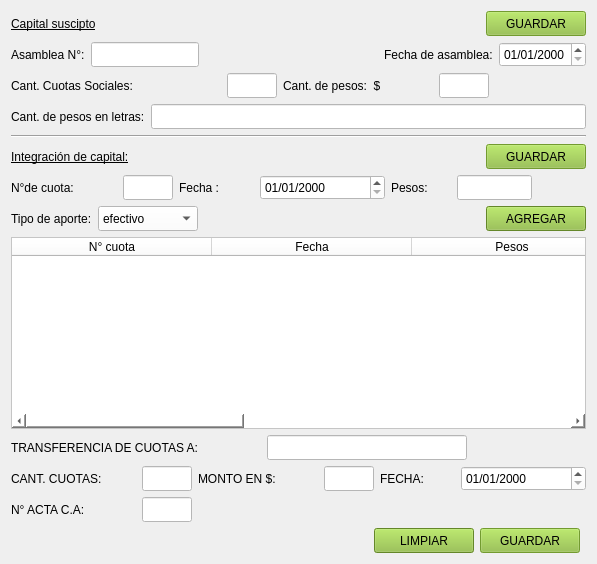
       <widget class="QWidget" name="tab_3">
        <attribute name="title">
         <string>Capital</string>
        </attribute>
        <layout class="QGridLayout" name="gridLayout_3">
         <item row="11" column="0">
          <layout class="QHBoxLayout" name="horizontalLayout_23">
           <item>
            <widget class="QLabel" name="label_48">
             <property name="minimumSize">
              <size>
               <width>125</width>
               <height>25</height>
              </size>
             </property>
             <property name="maximumSize">
              <size>
               <width>125</width>
               <height>25</height>
              </size>
             </property>
             <property name="text">
              <string>N° ACTA C.A:</string>
             </property>
            </widget>
           </item>
           <item>
            <widget class="QLineEdit" name="lne_nro_acta_transf">
             <property name="minimumSize">
              <size>
               <width>50</width>
               <height>25</height>
              </size>
             </property>
             <property name="maximumSize">
              <size>
               <width>50</width>
               <height>25</height>
              </size>
             </property>
             <property name="styleSheet">
              <string notr="true">background-color: rgb(255, 255, 255);</string>
             </property>
            </widget>
           </item>
           <item>
            <spacer name="horizontalSpacer_17">
             <property name="orientation">
              <enum>Qt::Horizontal</enum>
             </property>
             <property name="sizeHint" stdset="0">
              <size>
               <width>40</width>
               <height>20</height>
              </size>
             </property>
            </spacer>
           </item>
          </layout>
         </item>
         <item row="2" column="0" colspan="4">
          <layout class="QHBoxLayout" name="horizontalLayout_17">
           <item>
            <widget class="QLabel" name="label_36">
             <property name="minimumSize">
              <size>
               <width>210</width>
               <height>25</height>
              </size>
             </property>
             <property name="maximumSize">
              <size>
               <width>210</width>
               <height>25</height>
              </size>
             </property>
             <property name="text">
              <string>Cant. Cuotas Sociales:</string>
             </property>
            </widget>
           </item>
           <item>
            <widget class="QLineEdit" name="lne_cant_cuotas_suscriptas">
             <property name="minimumSize">
              <size>
               <width>50</width>
               <height>25</height>
              </size>
             </property>
             <property name="maximumSize">
              <size>
               <width>50</width>
               <height>25</height>
              </size>
             </property>
             <property name="styleSheet">
              <string notr="true">background-color: rgb(255, 255, 255);</string>
             </property>
             <property name="text">
              <string/>
             </property>
            </widget>
           </item>
           <item>
            <widget class="QLabel" name="label_37">
             <property name="minimumSize">
              <size>
               <width>150</width>
               <height>25</height>
              </size>
             </property>
             <property name="maximumSize">
              <size>
               <width>150</width>
               <height>25</height>
              </size>
             </property>
             <property name="text">
              <string>Cant. de pesos:  $</string>
             </property>
            </widget>
           </item>
           <item>
            <widget class="QLineEdit" name="lne_cant_cuotas_pesos">
             <property name="minimumSize">
              <size>
               <width>50</width>
               <height>25</height>
              </size>
             </property>
             <property name="maximumSize">
              <size>
               <width>50</width>
               <height>25</height>
              </size>
             </property>
             <property name="styleSheet">
              <string notr="true">background-color: rgb(255, 255, 255);</string>
             </property>
             <property name="text">
              <string/>
             </property>
            </widget>
           </item>
           <item>
            <spacer name="horizontalSpacer_20">
             <property name="orientation">
              <enum>Qt::Horizontal</enum>
             </property>
             <property name="sizeHint" stdset="0">
              <size>
               <width>40</width>
               <height>20</height>
              </size>
             </property>
            </spacer>
           </item>
          </layout>
         </item>
         <item row="4" column="0" colspan="4">
          <widget class="Line" name="line_4">
           <property name="orientation">
            <enum>Qt::Horizontal</enum>
           </property>
          </widget>
         </item>
         <item row="9" column="0" colspan="4">
          <layout class="QHBoxLayout" name="horizontalLayout_21">
           <item>
            <widget class="QLabel" name="label_44">
             <property name="minimumSize">
              <size>
               <width>250</width>
               <height>25</height>
              </size>
             </property>
             <property name="maximumSize">
              <size>
               <width>250</width>
               <height>25</height>
              </size>
             </property>
             <property name="text">
              <string>TRANSFERENCIA DE CUOTAS A:</string>
             </property>
            </widget>
           </item>
           <item>
            <widget class="QLineEdit" name="lne_transf_cuotas">
             <property name="minimumSize">
              <size>
               <width>200</width>
               <height>25</height>
              </size>
             </property>
             <property name="maximumSize">
              <size>
               <width>200</width>
               <height>25</height>
              </size>
             </property>
             <property name="styleSheet">
              <string notr="true">background-color: rgb(255, 255, 255);</string>
             </property>
             <property name="text">
              <string/>
             </property>
            </widget>
           </item>
           <item>
            <spacer name="horizontalSpacer_18">
             <property name="orientation">
              <enum>Qt::Horizontal</enum>
             </property>
             <property name="sizeHint" stdset="0">
              <size>
               <width>40</width>
               <height>20</height>
              </size>
             </property>
            </spacer>
           </item>
          </layout>
         </item>
         <item row="7" column="0" colspan="4">
          <layout class="QHBoxLayout" name="horizontalLayout_20">
           <item>
            <widget class="QLabel" name="label_43">
             <property name="text">
              <string>Tipo de aporte:</string>
             </property>
            </widget>
           </item>
           <item>
            <widget class="QComboBox" name="cbx_aporte_tipo">
             <property name="minimumSize">
              <size>
               <width>100</width>
               <height>25</height>
              </size>
             </property>
             <property name="maximumSize">
              <size>
               <width>100</width>
               <height>25</height>
              </size>
             </property>
             <property name="styleSheet">
              <string notr="true">background-color: rgb(255, 255, 255);</string>
             </property>
             <item>
              <property name="text">
               <string>efectivo</string>
              </property>
             </item>
             <item>
              <property name="text">
               <string>especie</string>
              </property>
             </item>
            </widget>
           </item>
           <item>
            <spacer name="horizontalSpacer_12">
             <property name="orientation">
              <enum>Qt::Horizontal</enum>
             </property>
             <property name="sizeHint" stdset="0">
              <size>
               <width>40</width>
               <height>20</height>
              </size>
             </property>
            </spacer>
           </item>
           <item>
            <widget class="QPushButton" name="boton_agregar">
             <property name="minimumSize">
              <size>
               <width>100</width>
               <height>25</height>
              </size>
             </property>
             <property name="maximumSize">
              <size>
               <width>100</width>
               <height>25</height>
              </size>
             </property>
             <property name="styleSheet">
              <string notr="true">color: rgb(0, 0, 0);
background-color: rgb(140, 189, 58);</string>
             </property>
             <property name="text">
              <string>AGREGAR</string>
             </property>
            </widget>
           </item>
          </layout>
         </item>
         <item row="8" column="0" colspan="4">
          <widget class="QTableWidget" name="tw_capital_integrado">
           <property name="styleSheet">
            <string notr="true">background-color: rgb(255, 255, 255);</string>
           </property>
           <attribute name="horizontalHeaderDefaultSectionSize">
            <number>200</number>
           </attribute>
           <attribute name="horizontalHeaderMinimumSectionSize">
            <number>200</number>
           </attribute>
           <column>
            <property name="text">
             <string>N° cuota</string>
            </property>
            <property name="background">
             <color>
              <red>191</red>
              <green>220</green>
              <blue>173</blue>
             </color>
            </property>
           </column>
           <column>
            <property name="text">
             <string>Fecha</string>
            </property>
            <property name="background">
             <color>
              <red>177</red>
              <green>215</green>
              <blue>154</blue>
             </color>
            </property>
           </column>
           <column>
            <property name="text">
             <string>Pesos</string>
            </property>
            <property name="background">
             <color>
              <red>177</red>
              <green>215</green>
              <blue>154</blue>
             </color>
            </property>
           </column>
           <column>
            <property name="text">
             <string>Tipo de aporte</string>
            </property>
            <property name="background">
             <color>
              <red>177</red>
              <green>215</green>
              <blue>154</blue>
             </color>
            </property>
           </column>
           <column>
            <property name="text">
             <string>Estado</string>
            </property>
           </column>
          </widget>
         </item>
         <item row="6" column="0" colspan="4">
          <layout class="QHBoxLayout" name="horizontalLayout_19">
           <item>
            <widget class="QLabel" name="label_40">
             <property name="minimumSize">
              <size>
               <width>106</width>
               <height>25</height>
              </size>
             </property>
             <property name="maximumSize">
              <size>
               <width>106</width>
               <height>25</height>
              </size>
             </property>
             <property name="text">
              <string>N°de cuota:</string>
             </property>
            </widget>
           </item>
           <item>
            <widget class="QLineEdit" name="lne_nro_cuota">
             <property name="minimumSize">
              <size>
               <width>50</width>
               <height>25</height>
              </size>
             </property>
             <property name="maximumSize">
              <size>
               <width>50</width>
               <height>25</height>
              </size>
             </property>
             <property name="styleSheet">
              <string notr="true">background-color: rgb(255, 255, 255);</string>
             </property>
            </widget>
           </item>
           <item>
            <widget class="QLabel" name="label_41">
             <property name="minimumSize">
              <size>
               <width>75</width>
               <height>25</height>
              </size>
             </property>
             <property name="maximumSize">
              <size>
               <width>75</width>
               <height>25</height>
              </size>
             </property>
             <property name="text">
              <string>Fecha :</string>
             </property>
            </widget>
           </item>
           <item>
            <widget class="QDateEdit" name="dte_fec_cuota">
             <property name="minimumSize">
              <size>
               <width>125</width>
               <height>25</height>
              </size>
             </property>
             <property name="maximumSize">
              <size>
               <width>125</width>
               <height>25</height>
              </size>
             </property>
             <property name="styleSheet">
              <string notr="true">background-color: rgb(255, 255, 255);</string>
             </property>
             <property name="displayFormat">
              <string>dd/MM/yyyy</string>
             </property>
            </widget>
           </item>
           <item>
            <widget class="QLabel" name="label_42">
             <property name="minimumSize">
              <size>
               <width>60</width>
               <height>25</height>
              </size>
             </property>
             <property name="maximumSize">
              <size>
               <width>60</width>
               <height>25</height>
              </size>
             </property>
             <property name="text">
              <string>Pesos:</string>
             </property>
            </widget>
           </item>
           <item>
            <widget class="QLineEdit" name="lne_importe_cta">
             <property name="minimumSize">
              <size>
               <width>75</width>
               <height>25</height>
              </size>
             </property>
             <property name="maximumSize">
              <size>
               <width>75</width>
               <height>25</height>
              </size>
             </property>
             <property name="styleSheet">
              <string notr="true">background-color: rgb(255, 255, 255);</string>
             </property>
             <property name="text">
              <string/>
             </property>
            </widget>
           </item>
           <item>
            <spacer name="horizontalSpacer_21">
             <property name="orientation">
              <enum>Qt::Horizontal</enum>
             </property>
             <property name="sizeHint" stdset="0">
              <size>
               <width>40</width>
               <height>20</height>
              </size>
             </property>
            </spacer>
           </item>
          </layout>
         </item>
         <item row="3" column="0" colspan="4">
          <layout class="QHBoxLayout" name="horizontalLayout_18">
           <item>
            <widget class="QLabel" name="label_38">
             <property name="text">
              <string>Cant. de pesos en letras:</string>
             </property>
            </widget>
           </item>
           <item>
            <widget class="QLineEdit" name="lne_cant_pesos_letras">
             <property name="minimumSize">
              <size>
               <width>0</width>
               <height>25</height>
              </size>
             </property>
             <property name="maximumSize">
              <size>
               <width>16777215</width>
               <height>25</height>
              </size>
             </property>
             <property name="styleSheet">
              <string notr="true">background-color: rgb(255, 255, 255);</string>
             </property>
             <property name="text">
              <string/>
             </property>
            </widget>
           </item>
          </layout>
         </item>
         <item row="10" column="0" colspan="4">
          <layout class="QHBoxLayout" name="horizontalLayout_22">
           <item>
            <widget class="QLabel" name="label_45">
             <property name="minimumSize">
              <size>
               <width>125</width>
               <height>25</height>
              </size>
             </property>
             <property name="maximumSize">
              <size>
               <width>125</width>
               <height>25</height>
              </size>
             </property>
             <property name="text">
              <string>CANT. CUOTAS:</string>
             </property>
            </widget>
           </item>
           <item>
            <widget class="QLineEdit" name="lne_cant_ctas_transf">
             <property name="minimumSize">
              <size>
               <width>50</width>
               <height>25</height>
              </size>
             </property>
             <property name="maximumSize">
              <size>
               <width>50</width>
               <height>25</height>
              </size>
             </property>
             <property name="styleSheet">
              <string notr="true">background-color: rgb(255, 255, 255);</string>
             </property>
             <property name="text">
              <string/>
             </property>
            </widget>
           </item>
           <item>
            <widget class="QLabel" name="label_46">
             <property name="minimumSize">
              <size>
               <width>120</width>
               <height>25</height>
              </size>
             </property>
             <property name="maximumSize">
              <size>
               <width>120</width>
               <height>25</height>
              </size>
             </property>
             <property name="text">
              <string>MONTO EN $:</string>
             </property>
            </widget>
           </item>
           <item>
            <widget class="QLineEdit" name="lne_monto_transf">
             <property name="minimumSize">
              <size>
               <width>50</width>
               <height>25</height>
              </size>
             </property>
             <property name="maximumSize">
              <size>
               <width>50</width>
               <height>25</height>
              </size>
             </property>
             <property name="styleSheet">
              <string notr="true">background-color: rgb(255, 255, 255);</string>
             </property>
             <property name="text">
              <string/>
             </property>
            </widget>
           </item>
           <item>
            <widget class="QLabel" name="label_47">
             <property name="minimumSize">
              <size>
               <width>75</width>
               <height>25</height>
              </size>
             </property>
             <property name="maximumSize">
              <size>
               <width>75</width>
               <height>25</height>
              </size>
             </property>
             <property name="text">
              <string>FECHA:</string>
             </property>
            </widget>
           </item>
           <item>
            <widget class="QDateEdit" name="dte_fec_transf">
             <property name="minimumSize">
              <size>
               <width>125</width>
               <height>25</height>
              </size>
             </property>
             <property name="maximumSize">
              <size>
               <width>125</width>
               <height>25</height>
              </size>
             </property>
             <property name="styleSheet">
              <string notr="true">background-color: rgb(255, 255, 255);</string>
             </property>
             <property name="displayFormat">
              <string>dd/MM/yyyy</string>
             </property>
            </widget>
           </item>
          </layout>
         </item>
         <item row="0" column="0" colspan="4">
          <layout class="QHBoxLayout" name="horizontalLayout_31">
           <item>
            <widget class="QLabel" name="label_33">
             <property name="styleSheet">
              <string notr="true">font: 12pt &quot;Courier 10 Pitch&quot;;
text-decoration: underline;</string>
             </property>
             <property name="text">
              <string>Capital suscipto</string>
             </property>
            </widget>
           </item>
           <item>
            <widget class="QPushButton" name="boton_guardar_cap_suscripto">
             <property name="enabled">
              <bool>false</bool>
             </property>
             <property name="minimumSize">
              <size>
               <width>100</width>
               <height>25</height>
              </size>
             </property>
             <property name="maximumSize">
              <size>
               <width>100</width>
               <height>25</height>
              </size>
             </property>
             <property name="styleSheet">
              <string notr="true">background-color: rgb(140, 189, 58);

color: rgb(0, 0, 0);</string>
             </property>
             <property name="text">
              <string>GUARDAR</string>
             </property>
            </widget>
           </item>
          </layout>
         </item>
         <item row="5" column="0" colspan="4">
          <layout class="QHBoxLayout" name="horizontalLayout_32">
           <item>
            <widget class="QLabel" name="label_39">
             <property name="styleSheet">
              <string notr="true">font: 12pt &quot;Courier 10 Pitch&quot;;
text-decoration: underline;</string>
             </property>
             <property name="text">
              <string>Integración de capital:</string>
             </property>
            </widget>
           </item>
           <item>
            <widget class="QPushButton" name="boton_guardar_cap_integracion">
             <property name="enabled">
              <bool>false</bool>
             </property>
             <property name="minimumSize">
              <size>
               <width>100</width>
               <height>25</height>
              </size>
             </property>
             <property name="maximumSize">
              <size>
               <width>100</width>
               <height>25</height>
              </size>
             </property>
             <property name="styleSheet">
              <string notr="true">background-color: rgb(140, 189, 58);
color: rgb(0, 0, 0);</string>
             </property>
             <property name="text">
              <string>GUARDAR</string>
             </property>
            </widget>
           </item>
          </layout>
         </item>
         <item row="12" column="2">
          <widget class="QPushButton" name="boton_guardar_transferencia">
           <property name="enabled">
            <bool>false</bool>
           </property>
           <property name="minimumSize">
            <size>
             <width>100</width>
             <height>25</height>
            </size>
           </property>
           <property name="maximumSize">
            <size>
             <width>100</width>
             <height>25</height>
            </size>
           </property>
           <property name="styleSheet">
            <string notr="true">background-color: rgb(140, 189, 58);
color: rgb(0, 0, 0);</string>
           </property>
           <property name="text">
            <string>GUARDAR</string>
           </property>
          </widget>
         </item>
         <item row="1" column="0" colspan="4">
          <layout class="QHBoxLayout" name="horizontalLayout_16">
           <item>
            <widget class="QLabel" name="label_34">
             <property name="text">
              <string>Asamblea N°:</string>
             </property>
            </widget>
           </item>
           <item>
            <widget class="QLineEdit" name="lne_capital_nro_asamblea">
             <property name="minimumSize">
              <size>
               <width>0</width>
               <height>25</height>
              </size>
             </property>
             <property name="maximumSize">
              <size>
               <width>16777215</width>
               <height>25</height>
              </size>
             </property>
             <property name="styleSheet">
              <string notr="true">background-color: rgb(255, 255, 255);</string>
             </property>
            </widget>
           </item>
           <item>
            <spacer name="horizontalSpacer_11">
             <property name="orientation">
              <enum>Qt::Horizontal</enum>
             </property>
             <property name="sizeHint" stdset="0">
              <size>
               <width>40</width>
               <height>20</height>
              </size>
             </property>
            </spacer>
           </item>
           <item>
            <spacer name="horizontalSpacer_8">
             <property name="orientation">
              <enum>Qt::Horizontal</enum>
             </property>
             <property name="sizeHint" stdset="0">
              <size>
               <width>40</width>
               <height>20</height>
              </size>
             </property>
            </spacer>
           </item>
           <item>
            <widget class="QLabel" name="label_35">
             <property name="text">
              <string>Fecha de asamblea:</string>
             </property>
            </widget>
           </item>
           <item>
            <widget class="QDateEdit" name="dte_capital_fec_asamblea">
             <property name="minimumSize">
              <size>
               <width>0</width>
               <height>25</height>
              </size>
             </property>
             <property name="maximumSize">
              <size>
               <width>16777215</width>
               <height>25</height>
              </size>
             </property>
             <property name="styleSheet">
              <string notr="true">background-color: rgb(255, 255, 255);</string>
             </property>
             <property name="displayFormat">
              <string>dd/MM/yyyy</string>
             </property>
            </widget>
           </item>
          </layout>
         </item>
         <item row="12" column="1">
          <widget class="QPushButton" name="boton_limpiar_2">
           <property name="minimumSize">
            <size>
             <width>100</width>
             <height>25</height>
            </size>
           </property>
           <property name="maximumSize">
            <size>
             <width>100</width>
             <height>25</height>
            </size>
           </property>
           <property name="styleSheet">
            <string notr="true">color: rgb(0, 0, 0);
background-color: rgb(140, 189, 58);</string>
           </property>
           <property name="text">
            <string>LIMPIAR</string>
           </property>
          </widget>
         </item>
        </layout>
       </widget>
